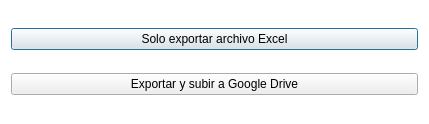
<?xml version="1.0" encoding="UTF-8"?>
<ui version="4.0">
 <class>Dlg_exportar_archivo</class>
 <widget class="QDialog" name="Dlg_exportar_archivo">
  <property name="geometry">
   <rect>
    <x>0</x>
    <y>0</y>
    <width>429</width>
    <height>124</height>
   </rect>
  </property>
  <property name="windowTitle">
   <string>Exportar informe</string>
  </property>
  <property name="styleSheet">
   <string notr="true">QDialog{
	background-color: rgb(255, 255, 255);
}


QPushButton{
	color:	rgb(0, 0, 0);
	font: 12pt &quot;Arial&quot;;
}

</string>
  </property>
  <property name="modal">
   <bool>true</bool>
  </property>
  <layout class="QVBoxLayout" name="verticalLayout">
   <item>
    <widget class="QPushButton" name="btn_exportar_local">
     <property name="text">
      <string>Solo exportar archivo Excel</string>
     </property>
     <property name="icon">
      <iconset resource="img/fuente_imagenes.qrc">
       <normaloff>:/controles/export-excel-icon.png</normaloff>:/controles/export-excel-icon.png</iconset>
     </property>
     <property name="iconSize">
      <size>
       <width>32</width>
       <height>32</height>
      </size>
     </property>
    </widget>
   </item>
   <item>
    <widget class="QPushButton" name="btn_exportar_google">
     <property name="text">
      <string>Exportar y subir a Google Drive</string>
     </property>
     <property name="icon">
      <iconset resource="img/fuente_imagenes.qrc">
       <normaloff>:/controles/upload-icon.png</normaloff>:/controles/upload-icon.png</iconset>
     </property>
     <property name="iconSize">
      <size>
       <width>32</width>
       <height>32</height>
      </size>
     </property>
    </widget>
   </item>
  </layout>
 </widget>
 <resources>
  <include location="img/fuente_imagenes.qrc"/>
 </resources>
 <connections/>
</ui>
